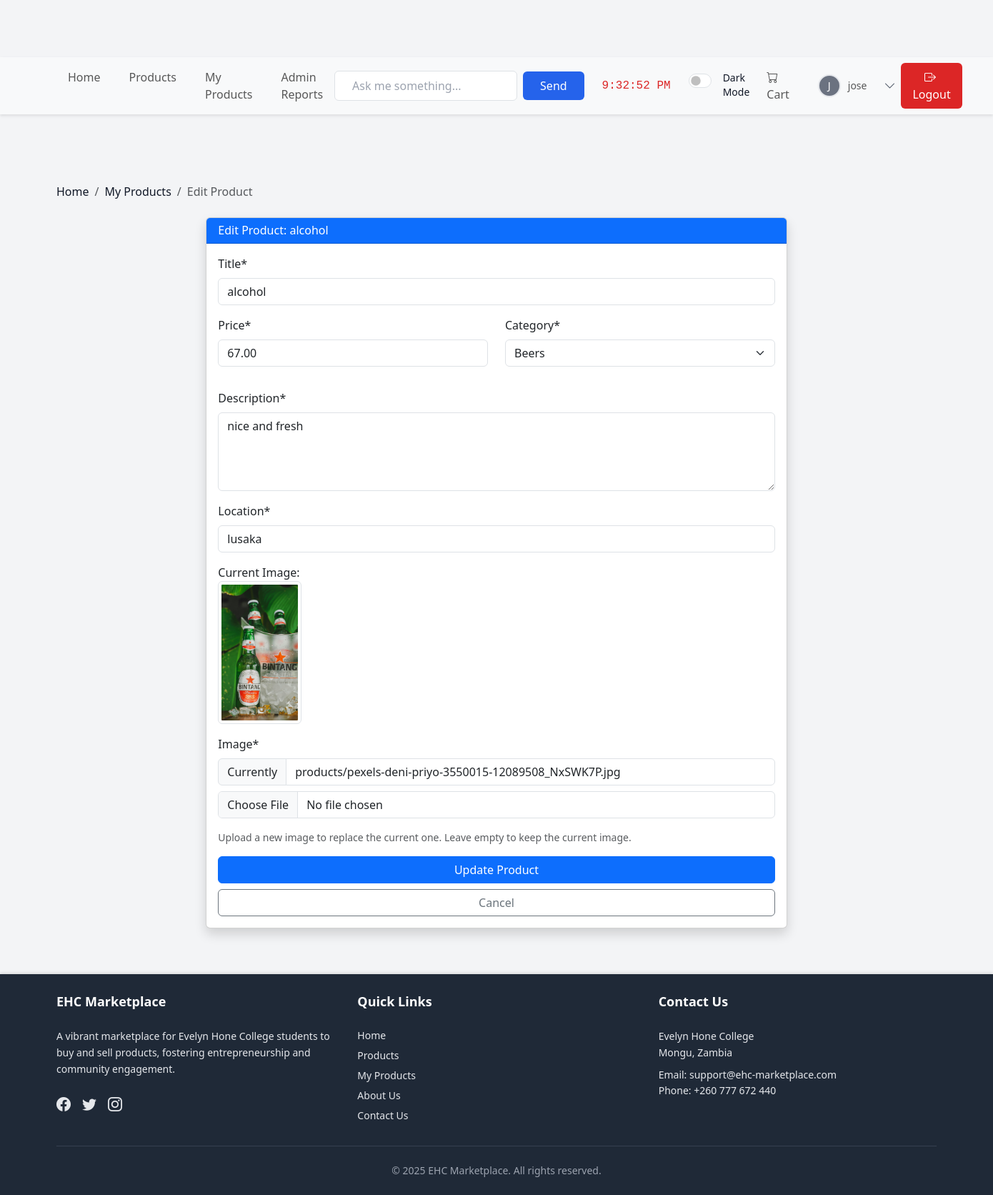
/products/2/edit/ (signed in), run on the app's committed database.
### accounts/models.py (models this page shows, shortened)
class User(AbstractUser):
    is_seller = models.BooleanField(default=False)
    phone_number = models.CharField(max_length=15, blank=True)
    location = models.CharField(max_length=255, blank=True)
    subscription_end = models.DateTimeField(null=True, blank=True)

### marketplace/models.py (models this page shows, shortened)
class Product(models.Model):
    seller = models.ForeignKey(User, on_delete=models.CASCADE, related_name='products')
    title = models.CharField(max_length=200)
    description = models.TextField()
    price = models.DecimalField(max_digits=10, decimal_places=2)
    category = models.ForeignKey('Category', on_delete=models.SET_NULL, null=True)
    image = models.ImageField(upload_to='products/')
    location = models.CharField(max_length=255)
    date_posted = models.DateTimeField(auto_now_add=True)
    is_available = models.BooleanField(default=True)
    stock = models.PositiveIntegerField(default=1)
    low_stock_threshold = models.PositiveIntegerField(default=5)

### marketplace/views.py (the view)
# urls.py: path('products/<int:product_id>/edit/', views.edit_product, name='edit_product'),
@login_required
def edit_product(request, product_id):
    product = get_object_or_404(Product, id=product_id, seller=request.user)
    if request.method == 'POST':
        form = ProductForm(request.POST, request.FILES, instance=product)
        if form.is_valid():
            form.save()
            messages.success(request, "Product updated successfully!")
            return redirect('marketplace:product_detail', product_id=product.id)
    else:
        form = ProductForm(instance=product)
    return render(request, 'marketplace/edit_product.html', {'form': form, 'product': product})

### marketplace/forms.py (shortened to what this page needs)
class ProductForm(forms.ModelForm):
    seller = forms.ModelChoiceField(
        queryset=User.objects.filter(is_staff=True),
        required=False,
        label="Seller (Admin Only)",
        empty_label="Select a seller"
    )
    class Meta:
        model = Product
        fields = [
            'title', 'description', 'price', 'category', 'image', 'location',
            'stock', 'low_stock_threshold', 'seller'
        ]
        widgets = {
            'description': forms.Textarea(attrs={'rows': 4}),
            'price': forms.NumberInput(attrs={'step': '0.01', 'min': '0'}),
            'stock': forms.NumberInput(attrs={'min': '1'}),
            'low_stock_threshold': forms.NumberInput(attrs={'min': '1'}),
            'location': forms.TextInput(attrs={'placeholder': 'Enter product location'}),
        }
    def __init__(self, *args, **kwargs):
        user = kwargs.pop('user', None)
        super().__init__(*args, **kwargs)
        if not user or not user.is_staff:
            self.fields.pop('seller', None)

### marketplace/models.py (called while the page is built)
    def __str__(self):
        return self.name

### marketplace/templates/marketplace/edit_product.html (shortened to what this page needs)
{% extends 'base.html' %} {% load crispy_forms_tags %} {% block title %}Edit Product - EHC Marketplace{% endblock %} {% block content %}
<nav aria-label="breadcrumb" class="mb-4">
    <ol class="breadcrumb">
        <li class="breadcrumb-item"><a href="{% url 'marketplace:home' %}">Home</a></li>
        <li class="breadcrumb-item"><a href="{% url 'marketplace:my_products' %}">My Products</a></li>
        <li class="breadcrumb-item active" aria-current="page">Edit Product</li>
    </ol>
</nav>
<div class="row justify-content-center">
    <div class="col-md-8">
        <div class="card shadow">
            <div class="card-header bg-primary text-white">
                <h5 class="mb-0">Edit Product: {{ product.title }}</h5>
            </div>
            <div class="card-body">
                <form method="post" enctype="multipart/form-data">
                    <div class="mb-3">
                        {{ form.title|as_crispy_field }}
                    </div>
                    <div class="row">
                        <div class="col-md-6 mb-3">
                            {{ form.price|as_crispy_field }}
                        </div>
                        <div class="col-md-6 mb-3">
                            {{ form.category|as_crispy_field }}
                        </div>
                    </div>
                    <div class="mb-3">
                        {{ form.description|as_crispy_field }}
                    </div>
                    <div class="mb-3">
                        {{ form.location|as_crispy_field }}
                    </div>
                    <div class="mb-3">
                        {% if product.image %}
                        <div class="mb-3">
                            <p>Current Image:</p>
                            <img src="{{ product.image.url }}" alt="{{ product.title }}" class="img-thumbnail" style="max-height: 200px;">
                        </div>
                        {% endif %} {{ form.image|as_crispy_field }}
                        <div class="form-text">Upload a new image to replace the current one. Leave empty to keep the current image.</div>
                    </div>
                    <div class="d-grid gap-2">
                        <button type="submit" class="btn btn-primary">Update Product</button>
                        <a href="{% url 'marketplace:product_detail' product.id %}" class="btn btn-outline-secondary">Cancel</a>
                    </div>
                </form>
            </div>
        </div>
    </div>
</div>
{% endblock %}

### templates/include/navbar.html (shortened to what this page needs)
{% load static %}
<!DOCTYPE html>
<html lang="en">
<head>
    <link href="https://cdn.jsdelivr.net/npm/bootstrap@5.3.0/dist/css/bootstrap.min.css" rel="stylesheet">
    <link href="https://cdn.jsdelivr.net/npm/bootstrap-icons@1.10.5/font/bootstrap-icons.css" rel="stylesheet">
    <link href="https://cdn.jsdelivr.net/npm/tailwindcss@2.2.19/dist/tailwind.min.css" rel="stylesheet">
</head>
<body class="bg-gray-100 text-gray-900 antialiased">
    <nav class="navbar navbar-expand-lg navbar-light bg-light">
        <div class="container mx-auto px-4">
            <div class="collapse navbar-collapse" id="navbarNav">
                <ul class="navbar-nav me-auto space-x-2">
                    <li class="nav-item">
                        <a class="nav-link px-3 py-2 rounded-md hover:bg-blue-50 hover:text-blue-600" href="{% url 'marketplace:home' %}" aria-current="{% if request.path == '/' %}page{% endif %}">Home</a>
                    </li>
                    <li class="nav-item">
                        <a class="nav-link px-3 py-2 rounded-md hover:bg-blue-50 hover:text-blue-600" href="{% url 'marketplace:product_list' %}">Products</a>
                    </li>
                    {% if user.is_authenticated %}
                    <li class="nav-item">
                        <a class="nav-link px-3 py-2 rounded-md hover:bg-blue-50 hover:text-blue-600" href="{% url 'marketplace:my_products' %}">My Products</a>
                    </li>
                    {% endif %}  {% if user.is_staff %}
                    <li class="nav-item">
                        <a class="nav-link px-3 py-2 rounded-md hover:bg-blue-50 hover:text-blue-600" href="{% url 'reports:admin_report' %}">Admin Reports</a>
                    </li>
                    {% endif %}
                </ul>
                <ul class="navbar-nav align-items-lg-center space-x-2">
                    {% if user.is_authenticated %}
                    <li class="nav-item chatbot-container">
                        <div class="flex items-center space-x-2">
                            <input id="chatInput" type="text" class="chatbot-input px-4 py-2 border border-gray-300 rounded-md focus:outline-none w-64" placeholder="Ask me something..." aria-label="Chatbot input">
                            <button onclick="sendToBot()" class="px-4 py-2 bg-blue-600 text-white rounded-md hover:bg-blue-700 transition-colors" aria-label="Send chatbot message">Send</button>
                        </div>
                    </li>
                    {% endif %}
                    <li class="nav-item">
                        <a class="nav-link px-3 py-2 text-red-600 font-mono" href="#" id="clock" onclick="showDate()" aria-label="Current time and date">Loading...</a>
                    </li>
                    <li class="nav-item flex items-center">
                        <div class="form-check form-switch">
                            <input class="form-check-input w-10 h-5" type="checkbox" id="darkModeToggle" aria-label="Toggle dark mode" onchange="toggleDarkMode()">
                            <label class="form-check-label text-sm ml-2" for="darkModeToggle">Dark Mode</label>
                        </div>
                    </li>
                    {% if user.is_authenticated %}
                    <li class="nav-item">
                        <a class="nav-link px-3 py-2 rounded-md hover:bg-blue-50 hover:text-blue-600" href="{% url 'marketplace:cart' %}">
                            <i class="bi bi-cart mr-1"></i> Cart
                        </a>
                    </li>
                    <li class="nav-item flex items-center" id="userDropdown">
                        <a class="nav-link flex items-center px-3 py-2 rounded-md hover:bg-blue-50 hover:text-blue-600" href="{% url 'accounts:profile' %}" aria-label="View profile for {{ user.username }}">
                            {% if user.profile.profile_picture %}
                            <img src="{{ user.profile.profile_picture.url }}" alt="{{ user.username }}'s profile picture" class="profile-img" onerror="this.style.display='none';this.nextElementSibling.style.display='flex';">
                            <div class="profile-img-fallback" style="display: none;">{{ user.username|slice:":1"|upper }}</div>
                            {% else %}
                            <div class="profile-img-fallback">{{ user.username|slice:":1"|upper }}</div>
                            {% endif %}
                            <span class="text-sm">{{ user.username }}</span>
                        </a>
                        <i class="bi bi-chevron-down dropdown-trigger text-gray-600 hover:text-blue-600" id="navbarDropdown" role="button" data-bs-toggle="dropdown" aria-expanded="false" aria-label="User menu options"></i>
                    </li>
                    <li class="nav-item">
                        <form action="{% url 'accounts:logout' %}" method="post" class="inline">
                            <button type="submit" class="nav-link px-3 py-2 bg-red-600 text-white rounded-md hover:bg-red-700 logout-btn" aria-label="Logout">
                                <i class="bi bi-box-arrow-right mr-1"></i> Logout
                            </button>
                        </form>
                    </li>
                    {% endif %}
                </ul>
            </div>
        </div>
    </nav>
    <main class="container mx-auto px-4 py-8">
    </main>
</body>
</html>

### templates/base.html (style rules this page uses)
body { min-height: 100vh; display: flex; flex-direction: column; transition: background-color 0.3s ease, color 0.3s ease; }
main { flex: 1; transition: all 0.3s ease; }

### templates/include/navbar.html (style rules this page uses)
body { padding-top: 80px; transition: background-color 0.3s ease, color 0.3s ease; }
.navbar { transition: all 0.3s ease; box-shadow: 0 2px 4px rgba(0, 0, 0, 0.1); }
.nav-link { transition: color 0.2s ease, background-color 0.2s ease; }
#clock { font-family: 'Courier New', monospace; min-width: 130px; text-align: center; transition: color 0.3s ease; }
.profile-img-fallback { width: 32px; height: 32px; border-radius: 50%; background-color: #6b7280; color: white; display: flex; align-items: center; justify-content: center; font-size: 0.9rem; margin-right: 10px; border: 2px solid #e5e7eb; }
.chatbot-container { position: relative; transition: all 0.3s ease; }
.chatbot-input { transition: border-color 0.2s ease, box-shadow 0.2s ease; }
.dropdown-trigger { cursor: pointer; transition: color 0.2s ease; margin-left: 8px; }
.logout-btn { transition: background-color 0.2s ease, color 0.2s ease; }

### data on the page
User: username "J", username "jose"
Product: title "alcohol", price "67.00", category "Beers", description "nice and fresh", location "lusaka", image (picture)
